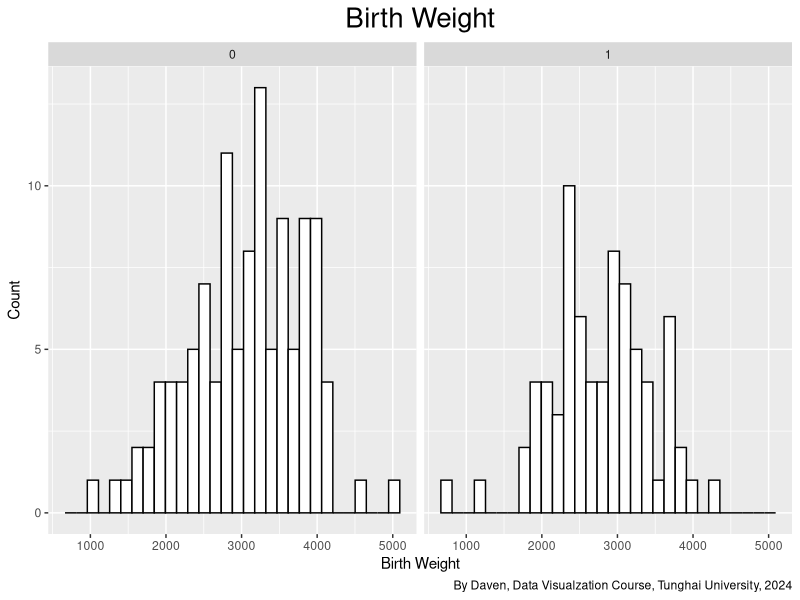
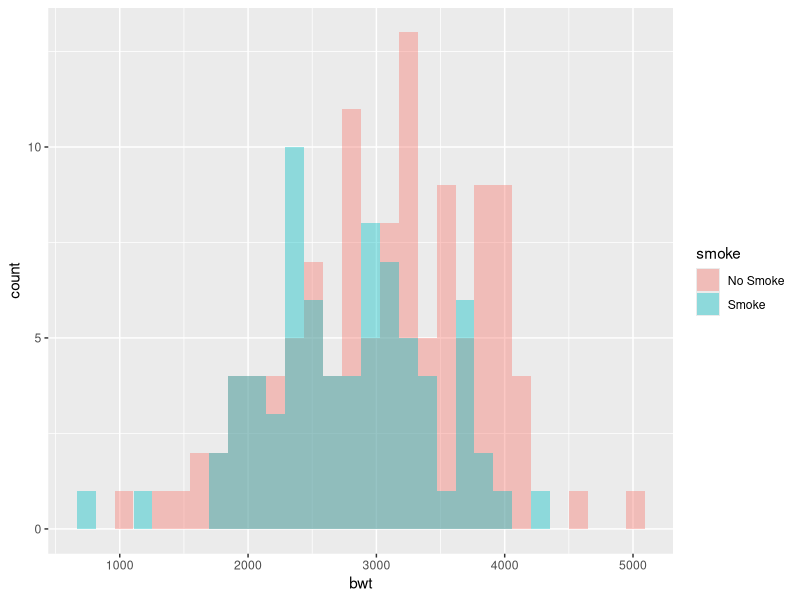

Here is the R script that generated these plots, in order:
#
#Daven
#Practice Multigroup Histogram
#

library(ggplot2)
library(MASS)
library(tidyverse)

birthwt_mod <- birthwt

ggplot(birthwt_mod, aes(x = bwt)) +
  geom_histogram(fill = "white", colour = "black") +
  facet_grid( . ~ smoke) +
  labs(title = "Birth Weight",
       x = 'Birth Weight',
       y = 'Count',
       caption = 'By Daven, Data Visualzation Course, Tunghai University, 2024') +
  theme(plot.title = element_text(hjust = 0.5, size = 20))
birthwt_mod$smoke <- recode_factor(birthwt_mod$smoke, '0' = 'No Smoke', '1' = 'Smoke') 

ggplot(birthwt_mod, aes(x = bwt, fill = smoke)) +
  geom_histogram(position = "identity", alpha = 0.4) 
